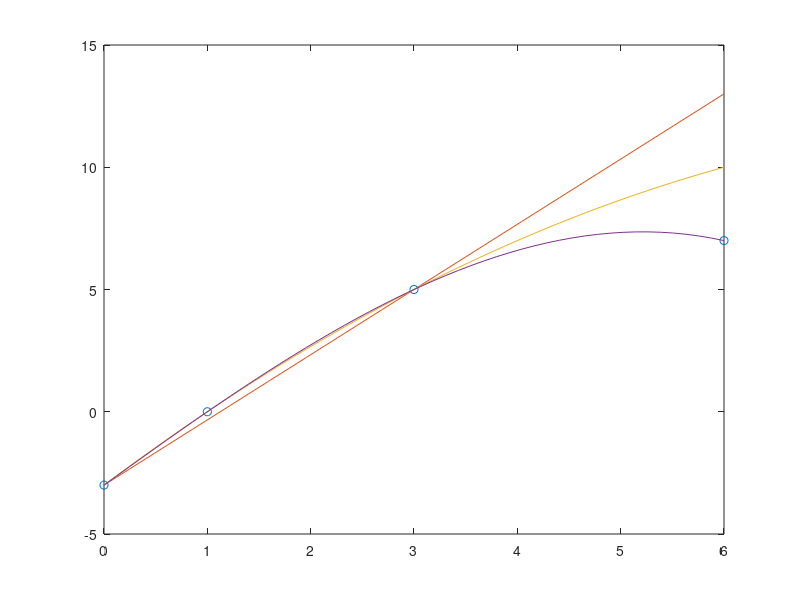
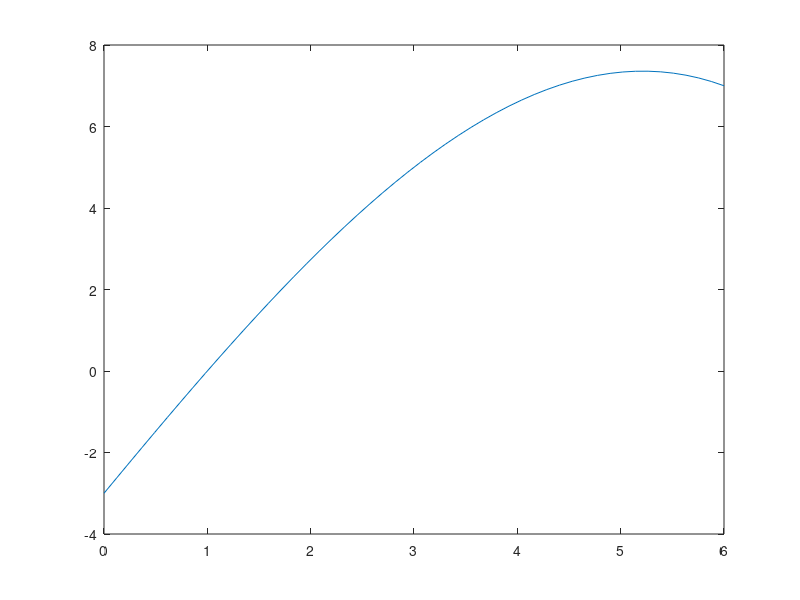

These charts were generated, in order, by the following MATLAB code:
%%%%%%%%%        UNIDAD 2. MÉTODOS DE INTERPOLACIÓN
%%%%%%%%%%%%%%%   Tema 2. Interpolación de Lagrange


%%A continuación se muestra la lista de comandos que se usan en el tema


%%Observación: Cada bloque de códigos se puede ejecutar de forma
%%independiente y tiene un objetivo.

%%% <-  El porcentaje es para comentar los códigos. Lo que sigue después del símbolo (verde)
% no es parte de la ejecución


%%--------------Bloque 1. GRÁFICA DE LOS PUNTOS ORIGINALES--------------

x=[0,1,3,6]; % x=[] Ingresar los datos originales x que se quieren interpolar entre corchetes. Se separan por comas.
y=[-3,0,5,7];   %y=[] Ingresar los datos originales y que se quieren interpolar entre corchetes. Se separan por comas.
plot (x, y, 'o') % plot() dibuja los datos originales con una marca. Algunas marcas son '*' y 'o'
hold on %<--- hold on permite que las siguientes gráficas (en caso de que se quieran más) se dibujen en la misma figura. Si se omite, las gráficas anteriores se borrarán.





%%%-----------------Bloque 2. GRAFICAR EL POLINOMIO DE INTERPOLACIÓN (si tenemos la expresión en papel)

x2= linspace(0,6,50); % x2=linspace(x0, x1, N) genera un conjunto de N puntos, del x0 al x1. Esto es necesario para graficar funciones. x0: valor más pequeño  x1:valor máximo.
px= (8/3).*x2-3; % función que queremos graficar, p(x). Necesitamos calcular la expresión antes en papel. Las operaciones multiplicación y potencia se escriben con punto antes:  .*   y .^
%%También lo podemos cambiar con n=2
p2x= -(x2-1).*(x2-3)+(5/6).*x2.*(x2-1);


plot(x2,px) %dibuja la función con una línea continua
plot(x2,p2x)


%%------------------Bloque 3. GRAFICAR EL POLINOMIO DE INTERPOLACIÓN (si NO TENEMOS la expresión en papel)

%%si no se tiene la expresión en papel del polinomio primero debemos
%%calcularla. Para eso necesitamos el grado del polinomio "n" que pide el
%%ejercicio. Como el producto de los L se calcula iterativamente, usamos un
%%ciclo.

n=3;  %%Grado del polinomio que vamos a usar.
x=[0,1,3,6]; % x=[] Ingresar los datos originales "x" que se quieren usar entre corchetes. Se separan por comas.
y=[-3,0,5,7];   %y=[] Ingresar los datos originales "y" que se quieren usar entre corchetes. Se separan por comas.

x2=linspace(0,6,50);  %x2=linspace(x0, x1, N) genera un conjunto de N puntos, del x0 al x1. Esto es necesario para graficar funciones. x0: valor más pequeño  x1:valor máximo.

%%%IMPORTANTE: Recordar que si el grado es "n" se necesitan "n+1" equis y
%%%"n+1" yes

Pn=0;  %%Iniciamos el polinomio como cero y le iremos sumando cada producto Li(x)*yi

for i=0:n
    L=1; %inicializar el producto del Li con uno para hacer multiplicaciones
    for j=0:n
        if j ~=i
            L=L.*(x2-x(j+1))./(x(i+1)-x(j+1)); %Cada una de las multiplicaciones en el Li
        end
    end
    Pn=Pn+L.*y(i+1);  %Sumamos al polinomio el término Li*yi
end 

%%Graficamos el polinomio. 

plot(x2,Pn)


%%---------------  Bloque 4. ESTIMAR EL VALOR DE LA VARIABLE DEPENDIENTE EN
%%UNA X FUERA DE LA TABLA (pero dentro del rango original x0, x1)

Xnueva=2;
Yestimada=-(Xnueva-1).*(Xnueva-3)+(5/6).*Xnueva.*(Xnueva-1)

%%Si no tenemos la expresión del papel podemos estimar usando la gráfica
%%que arroja matlab. Para esto se sugiere dejar SOLAMENTE al polinomio que
%%nos interesa en la gráfica.

figure(2)  %%abre una nueva figura de matlab
plot(x2,Pn)  %%Pedimos que sólo grafique un polinomio (este es el que se calculó para n=3)

%%%%%%% Ahora estás listo para adaptar el código a diferentes problemas

%%Según la gráfica, el valor más cercano a x=2 es x=1.95, y= 2.62
